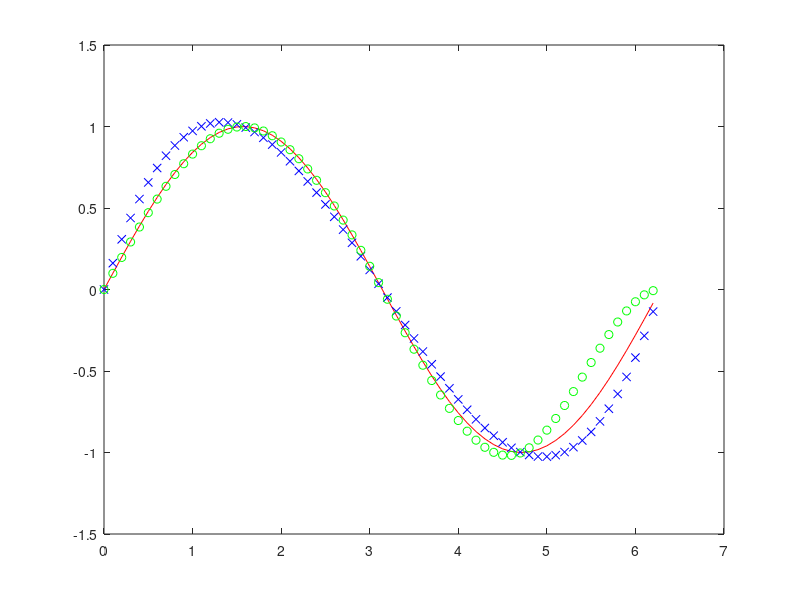

Write the MATLAB code that produced this figure. (Note: this script raises an error after producing the figure.)
% 1 %%%%%%%%%%%%%%%%%%%%%%%%%%%%%%%%%%%%%%%%%%%%%%%%%%%%%%%%%%%%%%%%%%%%

fprintf('--- 1 ---------------------------------------------------\n\n')

x= [0 pi/2 pi (3*pi)/2 2*pi];
f= sin(x);


% a

fprintf('--- a\n\n')

x0 = pi/ 4;
f0 = sin(x0);
natural_spline0 = spline(x, f, x0);
clamped_spline0 = spline(x, [1 f 0], x0);

fprintf('For x= %f:\n', x0)
fprintf('\t f(x)= %f\n', f0)
fprintf('\t naturalSpline= %f\n', natural_spline0)
fprintf('\t clampedSpline= %f\n', clamped_spline0)
fprintf('\n')


% b

fprintf('--- b\n\n')

x0= 0: 0.1: 2*pi;
f0 = sin(x0);
natural_spline0= spline(x, f, x0);
clamped_spline0= spline(x, [1 f 0], x0);

figure(1)
plot(x0, f0, 'r')
hold on
plot(x0, natural_spline0, 'bx')
plot(x0, clamped_spline0, 'go')
hold off



% 2 %%%%%%%%%%%%%%%%%%%%%%%%%%%%%%%%%%%%%%%%%%%%%%%%%%%%%%%%%%%%%%%%%%%%

fprintf('--- 2 ---------------------------------------------------\n\n')

figure(2)
[x,y] = ginput(5);

[x, indices]= sort(x);
y= y(indices);
xmin= min(0);
xmax= max(length(x));

x0 = xmin: 0.1: xmax;
natural_spline0= spline(x, y, x0);

plot(x, y, 'r')
hold on
plot(x0, natural_spline0, 'bo')



% FACULATIVE %%%%%%%%%%%%%%%%%%%%%%%%%%%%%%%%%%%%%%%%%%%%%%%%%%%%%%%%%%%
fprintf('- FACULTATIVE -------------------------------------------\n\n')


% 3 %%%%%%%%%%%%%%%%%%%%%%%%%%%%%%%%%%%%%%%%%%%%%%%%%%%%%%%%%%%%%%%%%%%%

fprintf('--- 3 ---------------------------------------------------\n\n')


x= 0: pi/4: 2*pi;
f= cos(x);

x0= 0: pi/20: 2*pi;
f0= cos(x0);

p0= zeros(1, length(x0));
i= 2;
for i0=1:length(x0)
    p0(i0) = f(i-1)+ ((f(i)- f(i-1))/ (x(i)- x(i-1))) * (x0(i0)- x(i-1));
    if x0(i0) > x(i)
        i= i+ 1;
    end
end

figure(3)
plot(x0, f0, 'r');
hold on
plot(x0, p0, 'bo');
hold off








